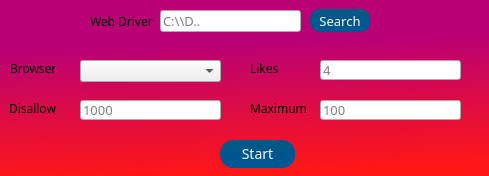
<?xml version="1.0" encoding="UTF-8"?>
<ui version="4.0">
 <class>Bot</class>
 <widget class="QDialog" name="Bot">
  <property name="windowModality">
   <enum>Qt::NonModal</enum>
  </property>
  <property name="geometry">
   <rect>
    <x>0</x>
    <y>0</y>
    <width>489</width>
    <height>176</height>
   </rect>
  </property>
  <property name="minimumSize">
   <size>
    <width>489</width>
    <height>176</height>
   </size>
  </property>
  <property name="maximumSize">
   <size>
    <width>489</width>
    <height>176</height>
   </size>
  </property>
  <property name="font">
   <font>
    <family>Segoe MDL2 Assets</family>
    <pointsize>10</pointsize>
   </font>
  </property>
  <property name="contextMenuPolicy">
   <enum>Qt::DefaultContextMenu</enum>
  </property>
  <property name="windowTitle">
   <string>Bot</string>
  </property>
  <property name="styleSheet">
   <string notr="true">QDialog{
background-color: qlineargradient(spread:pad, x1:0.529, y1:0.232, x2:0.602273, y2:0.972, stop:0 rgba(185, 0, 117, 255), stop:0.994318 rgba(255, 23, 23, 255));
}

QLabel{
font-size: 12px;
}</string>
  </property>
  <widget class="QLabel" name="label">
   <property name="geometry">
    <rect>
     <x>250</x>
     <y>100</y>
     <width>62</width>
     <height>16</height>
    </rect>
   </property>
   <property name="text">
    <string>Maximum</string>
   </property>
  </widget>
  <widget class="QLabel" name="label_2">
   <property name="geometry">
    <rect>
     <x>250</x>
     <y>60</y>
     <width>37</width>
     <height>16</height>
    </rect>
   </property>
   <property name="text">
    <string>Likes</string>
   </property>
  </widget>
  <widget class="QLabel" name="label_3">
   <property name="geometry">
    <rect>
     <x>9</x>
     <y>100</y>
     <width>48</width>
     <height>16</height>
    </rect>
   </property>
   <property name="text">
    <string>Disallow</string>
   </property>
  </widget>
  <widget class="QLineEdit" name="maximum">
   <property name="geometry">
    <rect>
     <x>320</x>
     <y>100</y>
     <width>141</width>
     <height>20</height>
    </rect>
   </property>
   <property name="toolTip">
    <string>Maximum people to follow</string>
   </property>
   <property name="placeholderText">
    <string>100</string>
   </property>
  </widget>
  <widget class="QLineEdit" name="likes">
   <property name="geometry">
    <rect>
     <x>320</x>
     <y>60</y>
     <width>141</width>
     <height>20</height>
    </rect>
   </property>
   <property name="toolTip">
    <string>maximum like to give per person</string>
   </property>
   <property name="placeholderText">
    <string>4</string>
   </property>
  </widget>
  <widget class="QLineEdit" name="disallow">
   <property name="geometry">
    <rect>
     <x>80</x>
     <y>100</y>
     <width>141</width>
     <height>20</height>
    </rect>
   </property>
   <property name="toolTip">
    <string>prevent the bot to follow people past a certain number of followers</string>
   </property>
   <property name="placeholderText">
    <string>1000</string>
   </property>
  </widget>
  <widget class="QPushButton" name="start">
   <property name="geometry">
    <rect>
     <x>220</x>
     <y>140</y>
     <width>75</width>
     <height>28</height>
    </rect>
   </property>
   <property name="styleSheet">
    <string notr="true">#start{
color: white;
background-color: qlineargradient(spread:pad, x1:0.529727, y1:0.784, x2:0.534591, y2:0.097, stop:0 rgba(0, 85, 147, 255), stop:0.994318 rgba(0, 88, 133, 255));
font-size: 14px;
font-family: &quot;Comis Sans&quot;;
border-radius: 13px;
}

#start::hover{
background-color: qlineargradient(spread:pad, x1:0.602, y1:1, x2:0.551, y2:0.0175909, stop:0 rgba(0, 110, 178, 255), stop:0.994318 rgba(0, 255, 223, 255));
}</string>
   </property>
   <property name="text">
    <string>Start</string>
   </property>
   <property name="icon">
    <iconset resource="Icons/icons.qrc">
     <normaloff>:/Icons/Instagram.png</normaloff>:/Icons/Instagram.png</iconset>
   </property>
   <property name="iconSize">
    <size>
     <width>17</width>
     <height>17</height>
    </size>
   </property>
  </widget>
  <widget class="QLineEdit" name="wed_driver">
   <property name="geometry">
    <rect>
     <x>160</x>
     <y>10</y>
     <width>141</width>
     <height>22</height>
    </rect>
   </property>
   <property name="toolTip">
    <string>Location of the webdriver used to scrape</string>
   </property>
   <property name="styleSheet">
    <string notr="true"/>
   </property>
   <property name="text">
    <string/>
   </property>
   <property name="placeholderText">
    <string>C:\\D..</string>
   </property>
  </widget>
  <widget class="QLabel" name="label_4">
   <property name="geometry">
    <rect>
     <x>90</x>
     <y>13</y>
     <width>71</width>
     <height>16</height>
    </rect>
   </property>
   <property name="text">
    <string>Web Driver</string>
   </property>
  </widget>
  <widget class="QLabel" name="label_5">
   <property name="geometry">
    <rect>
     <x>10</x>
     <y>60</y>
     <width>54</width>
     <height>16</height>
    </rect>
   </property>
   <property name="text">
    <string>Browser</string>
   </property>
  </widget>
  <widget class="QComboBox" name="browser">
   <property name="geometry">
    <rect>
     <x>80</x>
     <y>60</y>
     <width>141</width>
     <height>22</height>
    </rect>
   </property>
   <property name="cursor">
    <cursorShape>ArrowCursor</cursorShape>
   </property>
   <property name="mouseTracking">
    <bool>false</bool>
   </property>
   <property name="toolTip">
    <string>enter the default Browser</string>
   </property>
   <property name="currentText">
    <string/>
   </property>
  </widget>
  <widget class="QPushButton" name="search">
   <property name="geometry">
    <rect>
     <x>310</x>
     <y>9</y>
     <width>60</width>
     <height>23</height>
    </rect>
   </property>
   <property name="styleSheet">
    <string notr="true">#search{
color: white;
background-color: qlineargradient(spread:pad, x1:0.529727, y1:0.784, x2:0.534591, y2:0.097, stop:0 rgba(0, 85, 147, 255), stop:0.994318 rgba(0, 88, 133, 255));
font-size: 13px;
font-family: &quot;Comis Sans&quot;;
border-radius: 10px;
}

#search::hover{
background-color: qlineargradient(spread:pad, x1:0.602, y1:1, x2:0.551, y2:0.0175909, stop:0 rgba(0, 110, 178, 255), stop:0.994318 rgba(0, 255, 223, 255));
}</string>
   </property>
   <property name="text">
    <string>Search</string>
   </property>
   <property name="iconSize">
    <size>
     <width>16</width>
     <height>16</height>
    </size>
   </property>
  </widget>
 </widget>
 <tabstops>
  <tabstop>wed_driver</tabstop>
  <tabstop>search</tabstop>
  <tabstop>browser</tabstop>
  <tabstop>likes</tabstop>
  <tabstop>disallow</tabstop>
  <tabstop>maximum</tabstop>
  <tabstop>start</tabstop>
 </tabstops>
 <resources>
  <include location="Icons/icons.qrc"/>
 </resources>
 <connections>
  <connection>
   <sender>label</sender>
   <signal>linkActivated(QString)</signal>
   <receiver>maximum</receiver>
   <slot>setFocus()</slot>
   <hints>
    <hint type="sourcelabel">
     <x>250</x>
     <y>90</y>
    </hint>
    <hint type="destinationlabel">
     <x>110</x>
     <y>31</y>
    </hint>
   </hints>
  </connection>
  <connection>
   <sender>label_3</sender>
   <signal>linkActivated(QString)</signal>
   <receiver>disallow</receiver>
   <slot>setFocus()</slot>
   <hints>
    <hint type="sourcelabel">
     <x>47</x>
     <y>114</y>
    </hint>
    <hint type="destinationlabel">
     <x>101</x>
     <y>126</y>
    </hint>
   </hints>
  </connection>
 </connections>
</ui>
